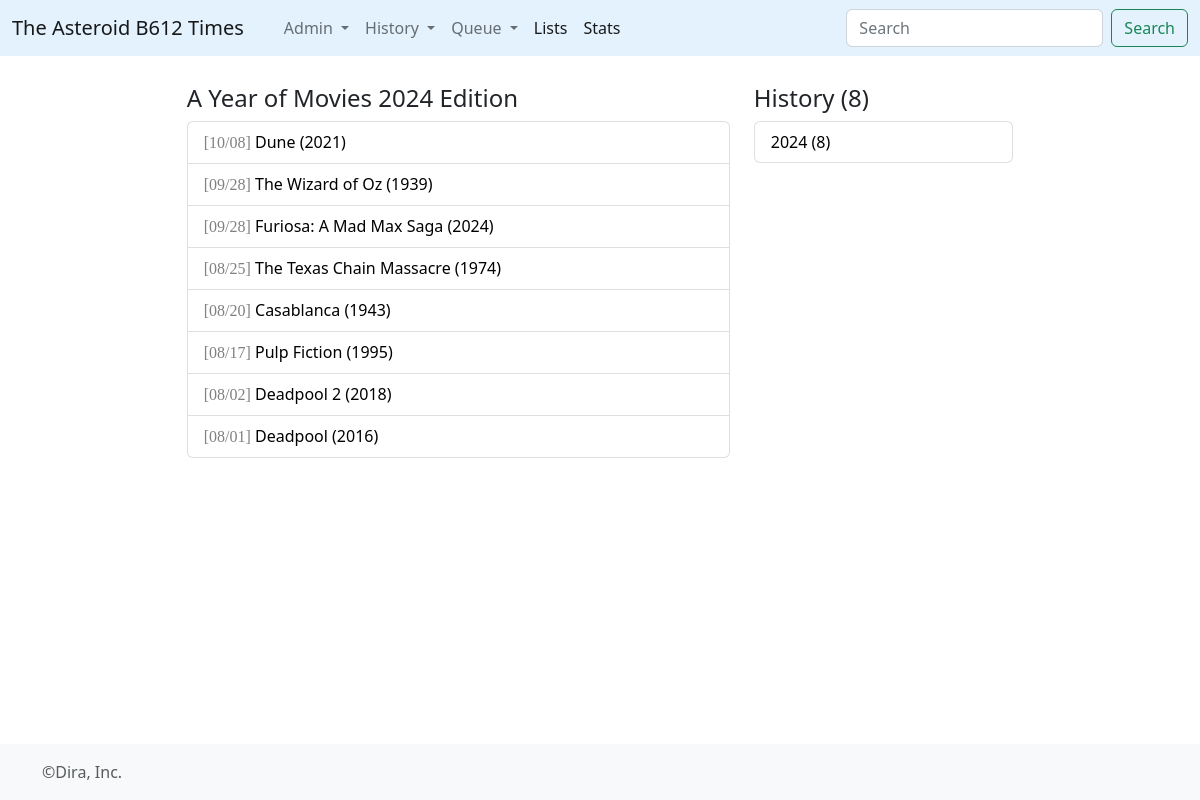
Page /movies/1 on the committed database.
### times/models.py (models this page shows, shortened)
class MovieWatch(models.Model):
	film = models.ForeignKey(Movie, on_delete=models.CASCADE)
	wdate = models.DateField()

class Movie(models.Model):
	title = models.CharField(max_length=512)
	info = models.TextField()
	premiere = models.IntegerField()
	runtime = models.IntegerField()
	@property
	def titulo(self):
		return self.title+' ('+ str(self.premiere) +')'

### times/views.py (the view)
# urls.py: path('movies/<y>', views.movies, name='movies'),
def movies(request,y):
	max_year = MovieWatch.objects.order_by('-wdate').first()
	if int(y)==1:
		y = max_year.wdate.strftime('%Y')
	conteo = MovieWatch.objects.count()
	anhos = MovieWatch.objects.values('wdate__year').annotate(qbooks=Count('id')).order_by('-wdate__year')
	wmovies = MovieWatch.objects.filter(wdate__year=int(y)).order_by('-wdate')
	return render(request,'movie-history.html',{'wmovies':wmovies,'anho':int(y),'conteo':conteo,'anhos':anhos})

### times/templates/movie-history.html (shortened to what this page needs)
{% extends 'base_listing.html' %}
{% block contenido %}
<article>
		<h4>A Year of Movies {{anho}} Edition</h4>
	  <ul class="list-group" reversed>
        {% for a in wmovies %}
          <li class="list-group-item">
          	<span style="font-family:Consolas; color:grey;">[{{a.wdate|date:"m/d"}}]</span>
         <a href="{% url 'movie' a.film.id %}" style="color:black; text-decoration: none;">{{a.film.titulo}}</a>
          </li>
        {% endfor %}
      </ul>
</article>
<br>
{% endblock%}
{% block rightbar %}
<br>
<h4>History ({{conteo}})</h4>
      <ul class="list-group">
        {% for d in anhos %}
          <li class="list-group-item d-flex justify-content-between align-items-center">
          <a href="{% url 'movies' d.wdate__year %}" style="color:black; text-decoration: none;"> {{d.wdate__year}} ({{d.qbooks}})</a>
          </li>
        {% endfor %}
      </ul>
{% endblock %}

### rows in the picture
MovieWatch: wdate "10/08", film.titulo "Dune (2021)"
MovieWatch: wdate "09/28", film.titulo "The Wizard of Oz (1939)"
MovieWatch: wdate "09/28", film.titulo "Furiosa: A Mad Max Saga (2024)"
MovieWatch: wdate "08/25", film.titulo "The Texas Chain Massacre (1974)"
MovieWatch: wdate "08/20", film.titulo "Casablanca (1943)"
MovieWatch: wdate "08/17", film.titulo "Pulp Fiction (1995)"
MovieWatch: wdate "08/02", film.titulo "Deadpool 2 (2018)"
MovieWatch: wdate "08/01", film.titulo "Deadpool (2016)"

### other values in the picture
{{ anho }} "2024"
{{ conteo }} "8"
{{ d.wdate__year }} "2024"
{{ d.qbooks }} "8"
